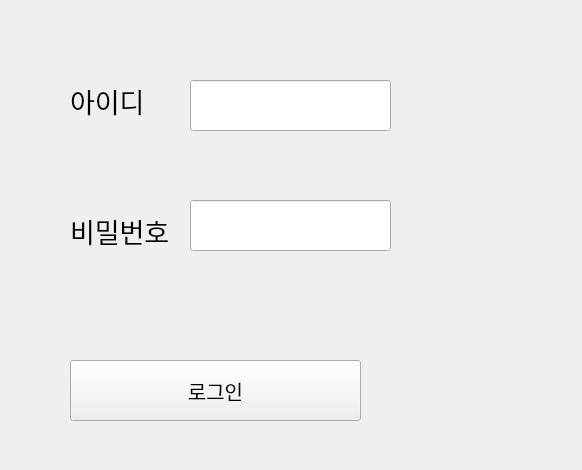
<?xml version="1.0" encoding="UTF-8"?>
<ui version="4.0">
 <class>Form</class>
 <widget class="QWidget" name="Form">
  <property name="geometry">
   <rect>
    <x>0</x>
    <y>0</y>
    <width>582</width>
    <height>470</height>
   </rect>
  </property>
  <property name="windowTitle">
   <string>Form</string>
  </property>
  <widget class="QPushButton" name="login_btn">
   <property name="geometry">
    <rect>
     <x>70</x>
     <y>360</y>
     <width>291</width>
     <height>61</height>
    </rect>
   </property>
   <property name="font">
    <font>
     <family>새굴림</family>
     <pointsize>15</pointsize>
    </font>
   </property>
   <property name="text">
    <string>로그인</string>
   </property>
  </widget>
  <widget class="QLabel" name="label">
   <property name="geometry">
    <rect>
     <x>70</x>
     <y>60</y>
     <width>251</width>
     <height>81</height>
    </rect>
   </property>
   <property name="font">
    <font>
     <pointsize>20</pointsize>
    </font>
   </property>
   <property name="text">
    <string>아이디</string>
   </property>
  </widget>
  <widget class="QLabel" name="label_2">
   <property name="geometry">
    <rect>
     <x>70</x>
     <y>190</y>
     <width>251</width>
     <height>81</height>
    </rect>
   </property>
   <property name="font">
    <font>
     <pointsize>20</pointsize>
    </font>
   </property>
   <property name="text">
    <string>비밀번호</string>
   </property>
  </widget>
  <widget class="QLineEdit" name="id">
   <property name="geometry">
    <rect>
     <x>190</x>
     <y>80</y>
     <width>201</width>
     <height>51</height>
    </rect>
   </property>
  </widget>
  <widget class="QLineEdit" name="pw">
   <property name="geometry">
    <rect>
     <x>190</x>
     <y>200</y>
     <width>201</width>
     <height>51</height>
    </rect>
   </property>
  </widget>
 </widget>
 <resources/>
 <connections/>
</ui>
